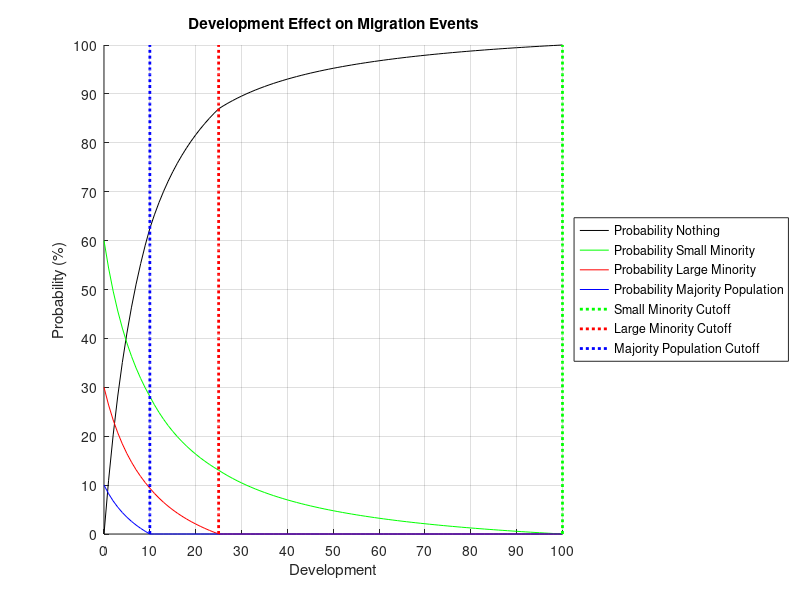

MATLAB code to generate this figure:
majority_cutoff = 10;
large_minority_cutoff = 25;
small_minority_cutoff = 100;

%These curves weight the underlying 12:6:3:1 distribution based on development, 
%with a specfic cutoff (and above) becoming a 0% probability.
probability_nothing = @(x) max(x./10,0.0);
probability_something = @(x,cutoff) max((-1./cutoff)*x+1,0);
development = 0:1:100;

probability_distribution = ...
[60.*probability_nothing(development);...
 30.*probability_something(development,small_minority_cutoff);...
 15.*probability_something(development,large_minority_cutoff);...
 05.*probability_something(development,majority_cutoff);];
 
#Normalize probability_distribution
probability_distribution = 100.*probability_distribution./repmat(sum(probability_distribution,1),4,1);

figure(1);
clf(1);
hold on;
%Actual Curves
plot(development,probability_distribution(1,:),'k-');
plot(development,probability_distribution(2,:),'g-');
plot(development,probability_distribution(3,:),'r-');
plot(development,probability_distribution(4,:),'b-');
%Cutoffs
plot(small_minority_cutoff.*ones(1,101),linspace(0,100,101),'g:','LineWidth',2.00);
plot(large_minority_cutoff.*ones(1,101),linspace(0,100,101),'r:','LineWidth',2.00);
plot(majority_cutoff.*ones(1,101),linspace(0,100,101),'b:','LineWidth',2.00);
hold off;
axis([0,100,0,100]);
grid on;
set(gca,'XTick',0:10:100,'YTick',0:10:100);
xlabel('Development');
ylabel('Probability (%)');
title('Development Effect on Migration Events');

legend(...
'Probability Nothing',...
'Probability Small Minority',...
'Probability Large Minority',...
'Probability Majority Population',...
'Small Minority Cutoff',...
'Large Minority Cutoff',...
'Majority Population Cutoff',...
'Location','EastOutside');
